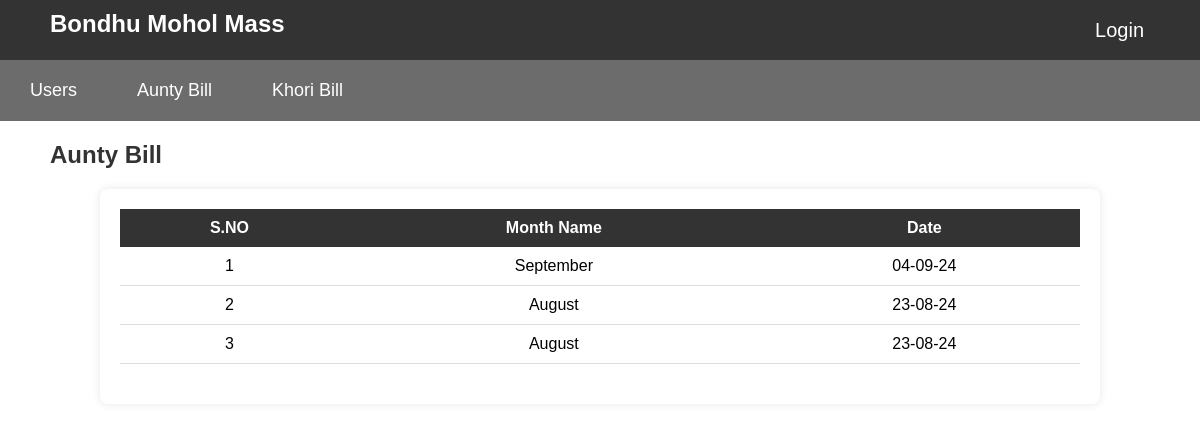
Screenshot of /aunty_bill.php with the database file from the repository.
### tables this page shows
CREATE TABLE `aunty_bill_month` (
  `id` int NOT NULL,
  `month_name` varchar(11) NOT NULL,
  `date` varchar(11) NOT NULL,
  `time` varchar(11) NOT NULL
);

### aunty_bill.php (the view, shortened to what this page needs)
<?php
       include './master/header.php';
       include "./admin/config/config.php";
?>
<!DOCTYPE html>
<html lang="en">
<head>
</head>
<body>
    <div class="header">
        <h1>Aunty Bill</h1>
    </div>
    <?php
        $view_month = "SELECT * FROM aunty_bill_month ORDER BY id DESC";
        $result = mysqli_query($conn,$view_month);
        if(mysqli_num_rows($result) > 0){
    ?>
    <div class="category-container">
        <table class="category-table">
            <thead class="category-header">
                <tr class="category-header-row">
                    <th class="category-header-cell category-s-no">S.NO</th>
                    <th class="category-header-cell category-name">Month Name</th>
                    <th class="category-header-cell category-name">Date</th>
                </tr>
            </thead>
            <tbody class="category-body">
                <?php
                    $count = 1;
                    while($month = mysqli_fetch_assoc($result)){
                ?>
                <tr class="category-body-row" onclick="window.location.href='view_aunty_bill_member.php?viewid=<?= $month['id'];?>&month=<?= $month['month_name'];?>'" >
                    <td class="category-body-cell category-s-no"><?= $count++;?></td>
                    <td class="category-body-cell category-s-no"><?php echo $month['month_name'];?></td>
                    <td class="category-body-cell category-s-no"><?php echo $month['date'];?></td>
                </tr>
                <?php }?>
            </tbody>
        </table>
    </div>
    <?php   }?>
</body>
</html>

### css/style.css (style rules this page uses)
body { margin: 0; font-family: Arial, sans-serif; }
.header { display: flex; justify-content: space-between; align-items: center; margin:20px 50px; }
h1 { font-size: 24px; margin: 0; color: #333; }
.category-container { max-width: 80%; margin: 0 auto; padding: 20px; background-color: white; box-shadow: 0 0 10px rgba(0, 0, 0, 0.1); border-radius: 8px; }
.category-table { width: 100%; border-collapse: collapse; margin-bottom: 20px; text-align: center; }
.category-header tr th { background-color: #333; color: white; padding: 10px; }
.category-body tr td { padding: 10px; border-bottom: 1px solid #ddd; }

### rows the page displays
aunty_bill_month: month_name "September", date "04-09-24"
aunty_bill_month: month_name "August", date "23-08-24"
aunty_bill_month: month_name "August", date "23-08-24"
